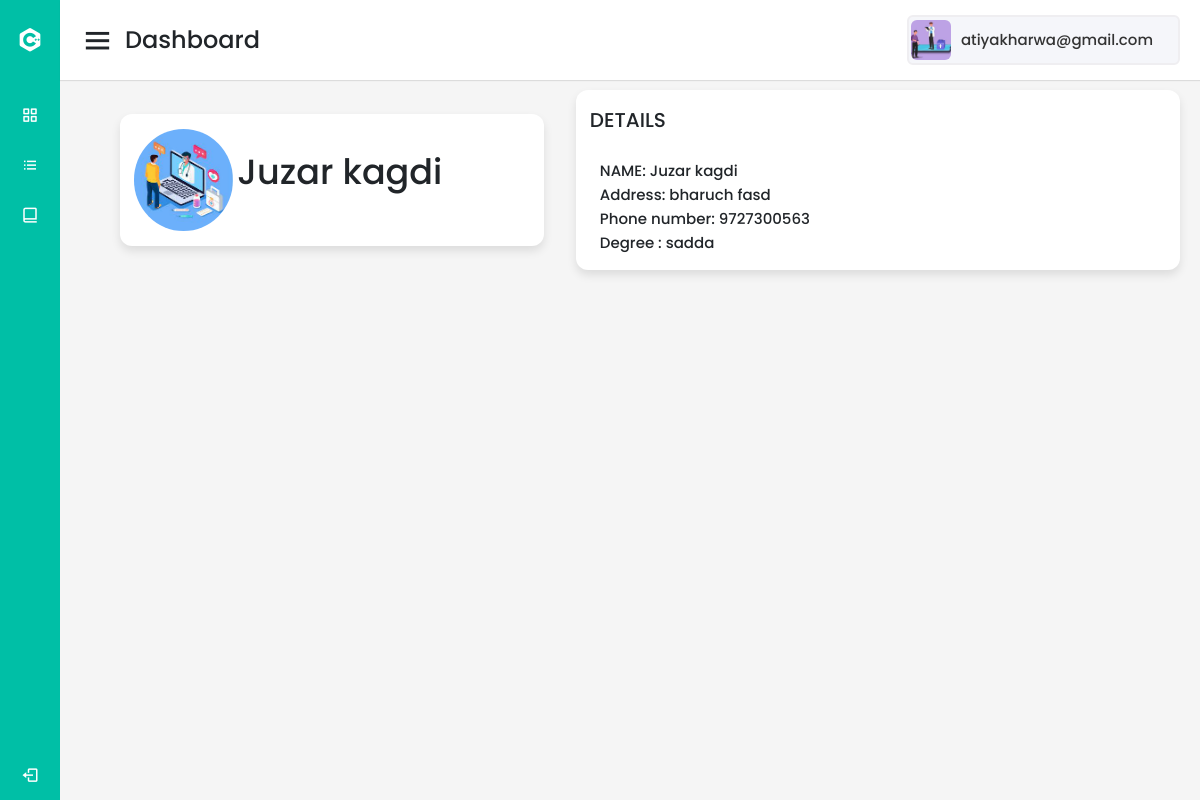
Page /doctor/Dr_Dashboard.php (signed in) on the committed database.
### tables this page shows
CREATE TABLE IF NOT EXISTS `master_doctor_table` (
  `dr_id` int(10) NOT NULL,
  `dr_name` varchar(50) NOT NULL,
  `adhar_no` int(15) NOT NULL,
  `dr_mono` varchar(12) NOT NULL,
  `dr_address` varchar(250) NOT NULL,
  `dr_degree` varchar(50) NOT NULL,
  `dr_special` varchar(50) NOT NULL,
  `clinic_name` varchar(50) NOT NULL,
  `clinic_address` varchar(50) NOT NULL,
  `clinic_no` int(12) NOT NULL,
  `dr_datetime` datetime NOT NULL,
  `fileloc` varchar(50) NOT NULL,
  KEY `doctorid` (`dr_id`)
);

### doctor/Dr_Dashboard.php (the view, shortened to what this page needs)
<?php
include "config.php";
?>
<!DOCTYPE html>
<html lang="en">
<head>
    <link rel="stylesheet" href="style.css">
    <link href='https://unpkg.com/boxicons@2.0.7/css/boxicons.min.css' rel='stylesheet'>
    <link rel="stylesheet" href="https://cdn.jsdelivr.net/npm/bootstrap@4.0.0/dist/css/bootstrap.min.css">
    <link rel="stylesheet" href="css/report.css">
</head>
<body>
  <div class="sidebar">
    <div class="logo-details">
      <i class='bx bxl-c-plus-plus'></i>
      <span class="logo_name">HealthCard</span>
    </div>
      <ul class="nav-links">
        <li>
          <a href="#" class="active">
            <i class='bx bx-grid-alt' ></i>
            <span class="links_name">Dashboard</span>
          </a>
        </li>
        <li>
          <a href="Scanner.php">
            <i class='bx bx-list-ul' ></i>
            <span class="links_name">Scan Card</span>
          </a>
        </li>
        <li>
          <a href="setting.php">
            <i class='bx bx-book-alt' ></i>
            <span class="links_name">Account</span>
          </a>
        </li>
        <li class="log_out">
          <a href="logout.php">
            <i class='bx bx-log-out'></i>
            <span class="links_name">Log out</span>
          </a>
        </li>
      </ul>
  </div>
  <section class="home-section">
    <nav>
      <div class="sidebar-button">
        <i class='bx bx-menu sidebarBtn'></i>
        <span class="dashboard">Dashboard</span>
      </div>
      <div class="profile-details">
        <img src="images/download.jpg" alt="">
        <span class="admin_name"><?php echo $_SESSION['dr_emailid']?></span>
      </div>
    </nav>
<?php
$did = $_SESSION['dr_id'];
$sql = "SELECT * FROM master_doctor_table WHERE dr_id = {$did}";
$result = mysqli_query($con, $sql) or die("Query failed");
if(mysqli_num_rows($result) > 0) {
    while($row = mysqli_fetch_assoc($result)) {
       $name = $row['dr_name'];
       $dr_mono = $row['dr_mono'];
       $address = $row['dr_address'];
       $degree = $row['dr_degree'];
        }
      } ?>
 <div class="home-content">
  <div class="overview-boxes">
    <div class="box">
      <div class="right-side">
          <img src="images/images (2).jpg" class="images">
        <div class="number"><?php echo $name;?></div>
      </div>
    </div>
    <div class="box2">
      <div class="right-side">
          <div class="box-topic">DETAILS</div><br>
        <div class="number">NAME: <span><?php echo $name;?></span></div><br>
        <div class="number">Address: <span><?php echo $address;?></span></div><br>
        <div class="number">Phone number: <span><?php echo $dr_mono;?></span></div><br>
        <div class="number">Degree :  <span><?php echo $degree;?></span></div><br>
      </div>
    </div>
  </div>
  </div>
<div class="google-charts" style=" display: flex;
    flex-direction:column;
    display:grid;
    border-radius:30px"
   >
<div id="myChart" style=" display: flex;
    flex-direction:column;
    height:400px;
    border-radius:30px;
    margin:10px" >  </div>
</div>
</section>
</body>
</html>

### css/Style.css (style rules this page uses)
* { margin:0; padding:0; box-sizing: border-box; }
body, input { font-family:'Times New Roman', Times, serif; }

### doctor/css/report.css (style rules this page uses)
* { margin: 0; padding: 0; box-sizing: border-box; font-family: 'Poppins', sans-serif; }
.sidebar { position: fixed; height: 100%; width: 240px; background:#00bfa6; transition: all 0.5s ease; }
.sidebar .logo-details { height: 80px; display: flex; align-items: center; }
.sidebar .logo-details i { font-size: 28px; font-weight: 500; color: #fff; min-width: 60px; text-align: center }
.sidebar .logo-details .logo_name { color: #fff; font-size: 24px; font-weight: 500; }
.sidebar .nav-links { margin-top: 10px; }
.sidebar .nav-links li { position: relative; list-style: none; height: 50px; }
.sidebar .nav-links li a { height: 100%; width: 100%; display: flex; align-items: center; text-decoration: none; transition: all 0.4s ease; }
.sidebar .nav-links li a.active { background: #00bfa6; }
.sidebar .nav-links li i { min-width: 60px; text-align: center; font-size: 18px; color: #fff; }
.sidebar .nav-links li a .links_name { color: #fff; font-size: 15px; font-weight: 400; white-space: nowrap; }
.sidebar .nav-links .log_out { position: absolute; bottom: 0; width: 100%; }
.home-section { position: relative; background: #f5f5f5; min-height: 100vh; width: calc(100% - 240px); left: 240px; transition: all 0.5s ease; }
.home-section nav { display: flex; justify-content: space-between; height: 80px; background: #fff; display: flex; align-items: center; position: fixed; width: calc(100% - 240px); left: 240px; z-index: 100; padding: 0 20px; box-shadow: 0 1px 1px rgba(0, 0, 0, 0.1); transition: all 0.5s ease; }
.home-section nav .sidebar-button { display: flex; align-items: center; font-size: 24px; font-weight: 500; }
nav .sidebar-button i { font-size: 35px; margin-right: 10px; }
.home-section nav .profile-details { display: flex; align-items: center; background: #F5F6FA; border: 2px solid #EFEEF1; border-radius: 6px; height: 50px; min-width: 190px; padding: 0 15px 0 2px; }
nav .profile-details img { height: 40px; width: 40px; border-radius: 6px; object-fit: cover; }
nav .profile-details .admin_name { font-size: 15px; font-weight: 500; color: #333; margin: 0 10px; white-space: nowrap; }
.home-section .home-content { overflow: hidden; padding-top: 90px; margin-left: 20px; padding-left: 20px; }
.home-content .overview-boxes { display: flex; align-items: center; justify-content: space-between; flex-wrap: wrap; padding: 0 20px; margin-bottom: 26px; }
.home-content .overview-boxes .images { border-radius: 60%; height: 25%; width: 25%; object-fit: cover; }
.overview-boxes .box { display: flex; align-items: flex-start; justify-content: flex-start; width:40%; background: #fff; padding: 15px 14px; border-radius: 12px; box-shadow: 0 5px 10px rgba(0,0,0,0.1); }
.overview-boxes .box2 { display: flex; align-items: flex-start; justify-content: flex-start; width:57%; background: #fff; padding: 15px 14px; border-radius: 12px; box-shadow: 0 5px 10px rgba(0,0,0,0.1); }
.overview-boxes .box-topic { font-size: 20px; font-weight: 500; }
.home-content .box2 .number { display: inline-block; font-size: 15px; font-weight: 500; margin-left: 10px; }
.home-content .box .number { display: inline-block; font-size: 35px; margin-top: -6px; font-weight: 500; }
@media (max-width: 1240px) { .sidebar { width: 60px; } }
@media (max-width: 1240px) { .home-section { width: calc(100% - 60px); left: 60px; } }
@media (max-width: 1240px) { .home-section nav { width: calc(100% - 60px); left: 60px; } }

### rows in the picture
master_doctor_table: dr_name "Juzar kagdi", dr_address "bharuch fasd", dr_mono "9727300563", dr_degree "sadda"

### other values in the picture
$_SESSION['dr_emailid'] "atiyakharwa@gmail.com"
